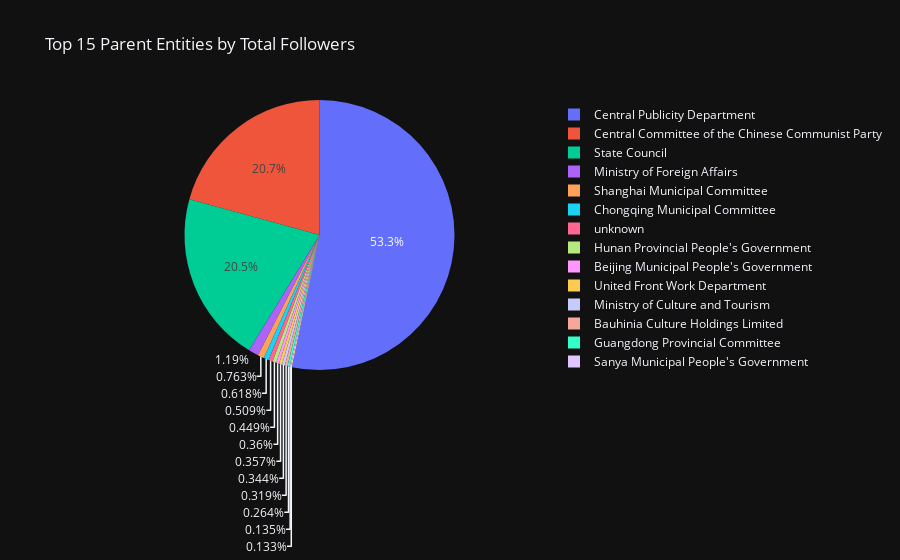

The code cell stored with this chart in its notebook:
### Code cell
# Group by Parent entity and sum the total followers
followers_data = canis_df.groupby('Parent entity (English)')['Total Followers'].sum().reset_index()

# Select the top 15 entities
top_15_followers = followers_data.nlargest(15, 'Total Followers')

# Plot the pie chart
fig = px.pie(
    top_15_followers,
    names='Parent entity (English)',
    values='Total Followers',
    title='Top 15 Parent Entities by Total Followers',
)

# Show the plot
fig.show()

### Figure 1 — Plotly figure (JSON) as saved in the notebook; plotly's stock layout.template omitted (floating-point values rounded to 4 significant figures)
{"data": [{"domain": {"x": [0.0, 1.0], "y": [0.0, 1.0]}, "hovertemplate": "Parent entity (English)=%{label}<br>Total Followers=%{value}<extra></extra>", "labels": ["Central Publicity Department", "Central Committee of the Chinese Communist Party", "State Council", "Ministry of Foreign Affairs", "Shanghai Municipal Committee", "Chongqing Municipal Committee", "unknown", "Hunan Provincial People's Government", "Beijing Municipal People's Government", "United Front Work Department", "Ministry of Culture and Tourism", "Bauhinia Culture Holdings Limited", "Guangdong Provincial Committee", "Sanya Municipal People's Government", "Shandong Provincial People's Government"], "legendgroup": "", "name": "", "showlegend": true, "values": [623700000.0, 242600000.0, 240500000.0, 13970000.0, 8931000.0, 7229000.0, 5954000.0, 5260000.0, 4213000.0, 4174000.0, 4025000.0, 3734000.0, 3088000.0, 1584000.0, 1559000.0], "type": "pie"}], "layout": {"legend": {"tracegroupgap": 0}, "title": {"text": "Top 15 Parent Entities by Total Followers"}}}
